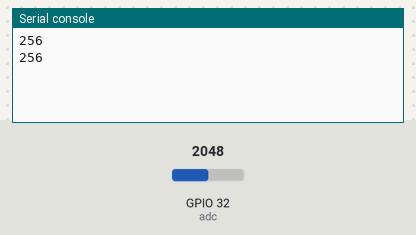
Bench run of a program on a simulated ESP32 board running MicroPython. Parts: the last lines printed to the serial console. Inputs (shaded band) come from the test bench; at power-on: GPIO 32 (adc) = 2048 (analog values on the 0–4095 scale).

Above: at 1.2 s.
1.3 s: GPIO 32 (adc) set to 2866
At 2.6 s:
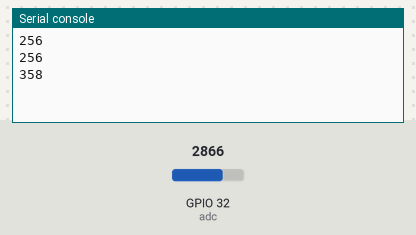
2.8 s: GPIO 32 (adc) set to 3603
At 3.8 s:
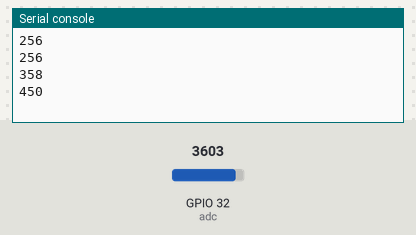
Timing chart, 0 to 5.8 s (numbered marks = the images above; inputs shaded):
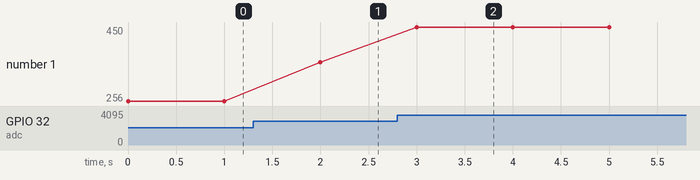

Measured:
- after the input at 1.3 s, the serial console: prints a new line after 0.70 s (image 1)
- after the input at 2.8 s, the serial console: prints a new line after 0.20 s (image 2)
- plotted number 1: 256 → 358 after the input at 1.3 s, 358 → 450 after the input at 2.8 s

The program:

ADC.py
```python
#Importing machine
#Importing ADC
from machine import ADC
from machine import Pin
from time import sleep

#Create an ADC object on pin 32
adc = ADC(Pin(32))

#Setting 11dB input attenuation (Voltage between 0 and 3.6v)
adc.atten(ADC.ATTN_11DB)

#setting 9 bit return values to receive values between 0 and 511
adc.width(ADC.WIDTH_9BIT)

while True:
    #Reading the analog value
    #GPIO pin 32 is connected to a potentiometer
    val = adc.read()
    print(val)
    sleep(1)
```
